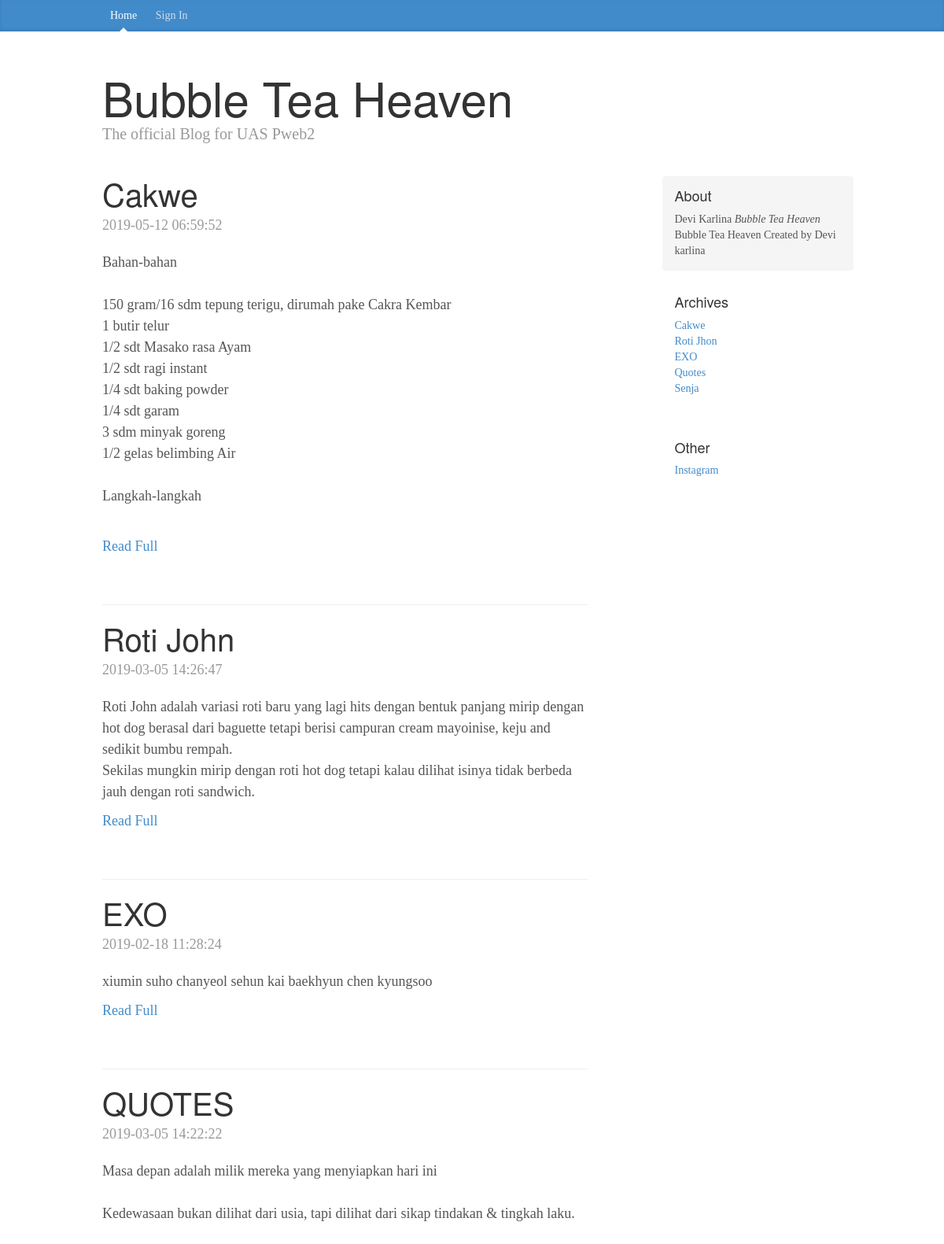
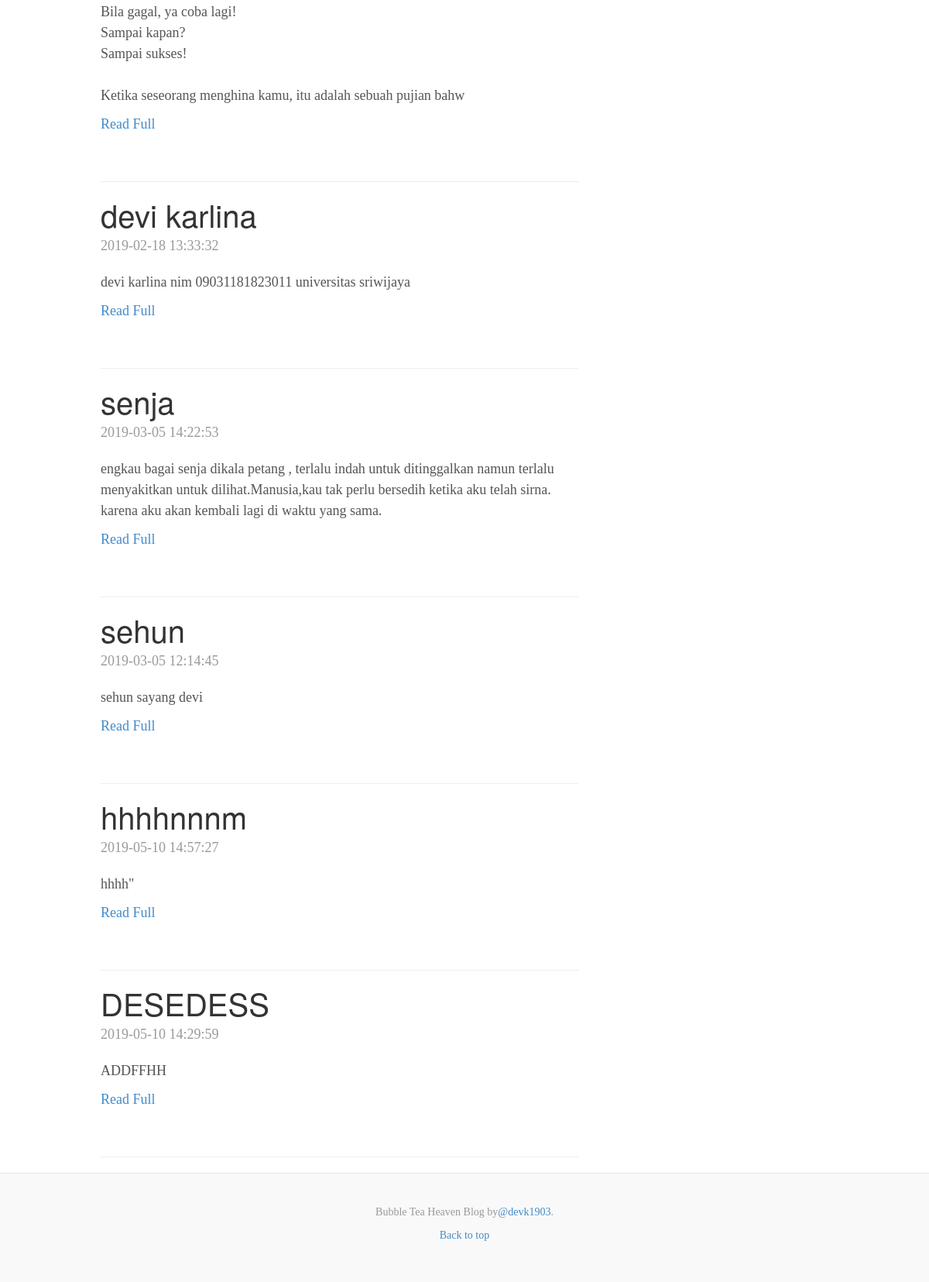
The page / on the database its author committed (2 pictures, top to bottom).
### tables this page shows
CREATE TABLE IF NOT EXISTS `post` (
`id_post` int(11) NOT NULL,
  `title` varchar(50) NOT NULL,
  `isi` text NOT NULL,
  `waktu` timestamp NOT NULL DEFAULT CURRENT_TIMESTAMP ON UPDATE CURRENT_TIMESTAMP
);

### index.php (the view, shortened to what this page needs)
<!DOCTYPE html>
<html lang="en">
  <head>
    <link href="bootstrap.css" rel="stylesheet">
    <link href="blog.css" rel="stylesheet">
  </head>
  <body>
    <div class="blog-masthead">
      <div class="container">
        <nav class="blog-nav">
          <a class="blog-nav-item active" href="index.php">Home</a>
          <a class="blog-nav-item" href="login.php">Sign In</a>
        </nav>
      </div>
    </div>
    <div class="container">
      <div class="blog-header">
        <h1 class="blog-title">Bubble Tea Heaven</h1>
        <p class="lead blog-description">The official Blog for UAS Pweb2</p>
      </div>
      <div class="row">
        <div class="col-sm-8 blog-main">
          <?php
              if(isset($_COOKIE["id"])){
                header('location:home2.php');
              }else{
               include("koneksi.php");
              $sql = "SELECT * FROM post";
              $result = $conn->query($sql);
              if ($result->num_rows > 0) {
                  while($row = $result->fetch_assoc()) {
                    echo "<div class='blog-post'>
                          <h2 class='blog-post-title'>$row[title]</h2>
                          <p class='blog-post-meta'>$row[waktu]</p>
                          <p>".substr($row['isi'], 0,300);"</p>";
                    echo "<p><a href='view.php?id_post=$row[id_post]'>Read Full</a>
                          </div>
                          <hr>";
                  }
              } else {
                  echo "0 results";
              }
            }
              ?>
        </div>
        <div class="col-sm-3 col-sm-offset-1 blog-sidebar">
          <div class="sidebar-module sidebar-module-inset">
            <h4>About</h4>
            <p>Devi Karlina <em>Bubble Tea Heaven</em> Bubble Tea Heaven Created by Devi karlina</p>
          </div>
          <div class="sidebar-module">
            <h4>Archives</h4>
            <ol class="list-unstyled">
              <li><a href="view.php?id_post=4">Cakwe</a></li>
              <li><a href="view.php?id_post=5">Roti Jhon</a></li>
              <li><a href="view.php?id_post=6">EXO</a></li>
              <li><a href="view.php?id_post=7">Quotes</a></li>
              <li><a href="view.php?id_post=11">Senja</a></li>
            </ol>
          </div>
          <div class="sidebar-module">
            <h4>Other</h4>
            <ol class="list-unstyled">
              <li><a href="http://www.instagram.com/devk1903">Instagram</a></li>
            </ol>
          </div>
        </div>
      </div>
    </div>
    <div class="blog-footer">
      <p>Bubble Tea Heaven Blog by<a href="http://www.instagram.com/devk1903">@devk1903</a>.</p>
      <p>
        <a href="#">Back to top</a>
      </p>
    </div>
  </body>
</html>

### blog.css (style rules this page uses)
body { font-family: Georgia, "Times New Roman", Times, serif; color: #555; }
h1, .h1, h2, .h2, h3, .h3, h4, .h4, h5, .h5, h6, .h6 { margin-top: 0; font-family: "Helvetica Neue", Helvetica, Arial, sans-serif; font-weight: normal; color: #333; }
@media (min-width: 1200px) { .container { width: 970px; } }
.blog-masthead { background-color: #428bca; box-shadow: inset 0 -2px 5px rgba(0,0,0,.1); }
.blog-nav-item { position: relative; display: inline-block; padding: 10px; font-weight: 500; color: #cdddeb; }
.blog-nav .active { color: #fff; }
.blog-nav .active:after { position: absolute; bottom: 0; left: 50%; width: 0; height: 0; margin-left: -5px; vertical-align: middle; content: " "; border-right: 5px solid transparent; border-bottom: 5px solid; border-left: 5px solid transparent; }
.blog-header { padding-top: 20px; padding-bottom: 20px; }
.blog-title { margin-top: 30px; margin-bottom: 0; font-size: 60px; font-weight: normal; }
.blog-description { font-size: 20px; color: #999; }
.blog-main { font-size: 18px; line-height: 1.5; }
.sidebar-module { padding: 15px; margin: 0 -15px 15px; }
.sidebar-module-inset { padding: 15px; background-color: #f5f5f5; border-radius: 4px; }
.sidebar-module-inset p:last-child, .sidebar-module-inset ul:last-child, .sidebar-module-inset ol:last-child { margin-bottom: 0; }
.blog-post { margin-bottom: 60px; }
.blog-post-title { margin-bottom: 5px; font-size: 40px; }
.blog-post-meta { margin-bottom: 20px; color: #999; }
.blog-footer { padding: 40px 0; color: #999; text-align: center; background-color: #f9f9f9; border-top: 1px solid #e5e5e5; }

### rows shown on the page
post: title "Cakwe", waktu "2019-05-12 06:59:52", isi "Bahan-bahan 150 gram/16 sdm tepung terigu, dirumah pake Cakra Kembar 1 butir telur 1/2 sdt Masako rasa Ayam 1/2 sdt ragi instant 1/4 sdt baking powder 1/4 sdt garam 3 sdm minyak goreng 1/2 gelas belimbing Air Langkah-langkah"
post: title "Roti John", waktu "2019-03-05 14:26:47", isi "Roti John adalah variasi roti baru yang lagi hits dengan bentuk panjang mirip dengan hot dog berasal dari baguette tetapi berisi campuran cream mayoinise, keju and sedikit bumbu rempah. Sekilas mungkin mirip dengan roti hot dog tetapi kalau dilihat isinya tidak berbeda jauh dengan roti sandwich."
post: title "EXO", waktu "2019-02-18 11:28:24", isi "xiumin suho chanyeol sehun kai baekhyun chen kyungsoo"
post: title "QUOTES", waktu "2019-03-05 14:22:22", isi "Masa depan adalah milik mereka yang menyiapkan hari ini Kedewasaan bukan dilihat dari usia, tapi dilihat dari sikap tindakan & tingkah laku. Bila gagal, ya coba lagi! Sampai kapan? Sampai sukses! Ketika seseorang menghina kamu, itu adalah sebuah pujian bahw"
post: title "devi karlina", waktu "2019-02-18 13:33:32", isi "devi karlina nim 09031181823011 universitas sriwijaya"
post: title "senja", waktu "2019-03-05 14:22:53", isi "engkau bagai senja dikala petang , terlalu indah untuk ditinggalkan namun terlalu menyakitkan untuk dilihat.Manusia,kau tak perlu bersedih ketika aku telah sirna. karena aku akan kembali lagi di waktu yang sama."
post: title "sehun", waktu "2019-03-05 12:14:45", isi "sehun sayang devi"
post: title "hhhhnnnm", waktu "2019-05-10 14:57:27", isi "hhhh\""
post: title "DESEDESS", waktu "2019-05-10 14:29:59", isi "ADDFFHH"
